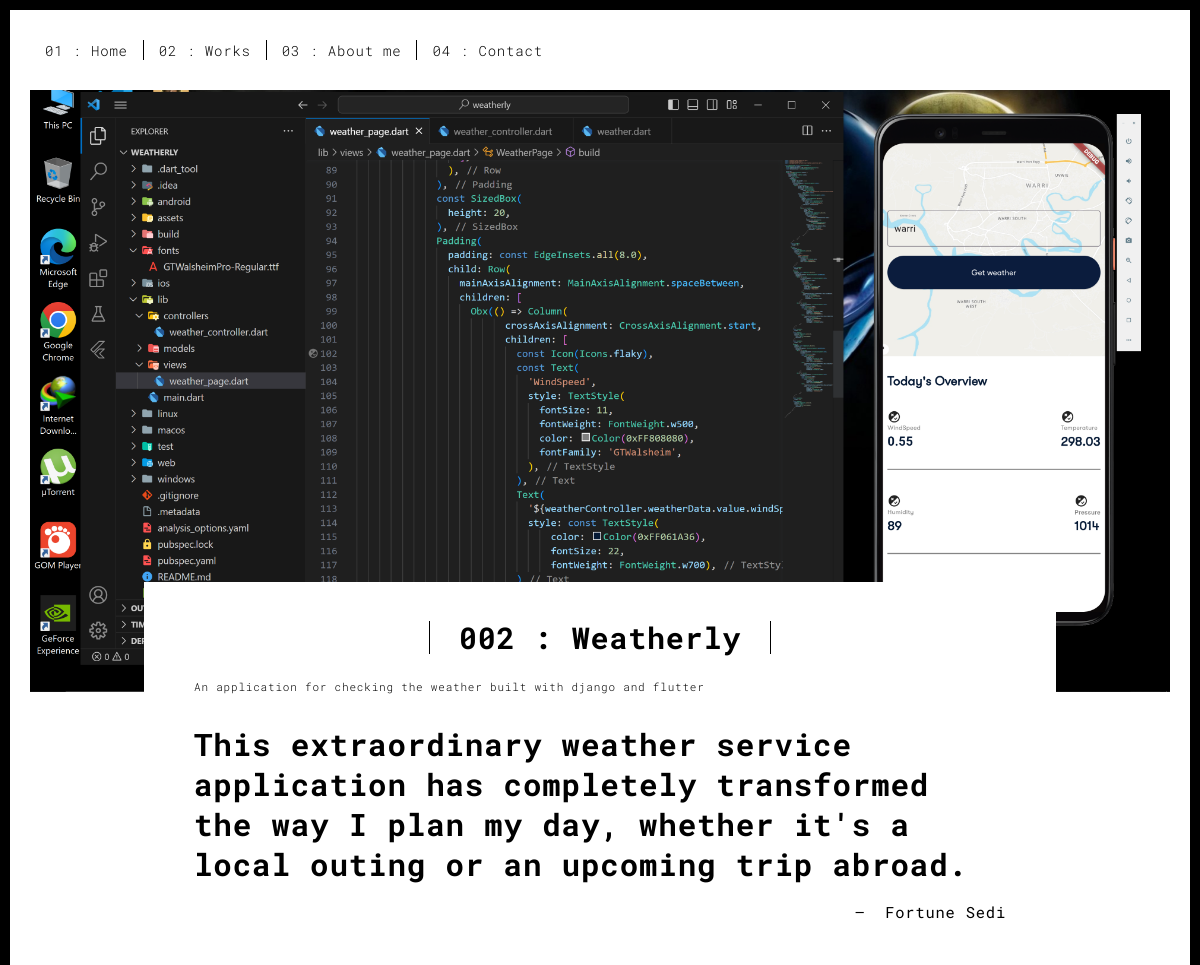
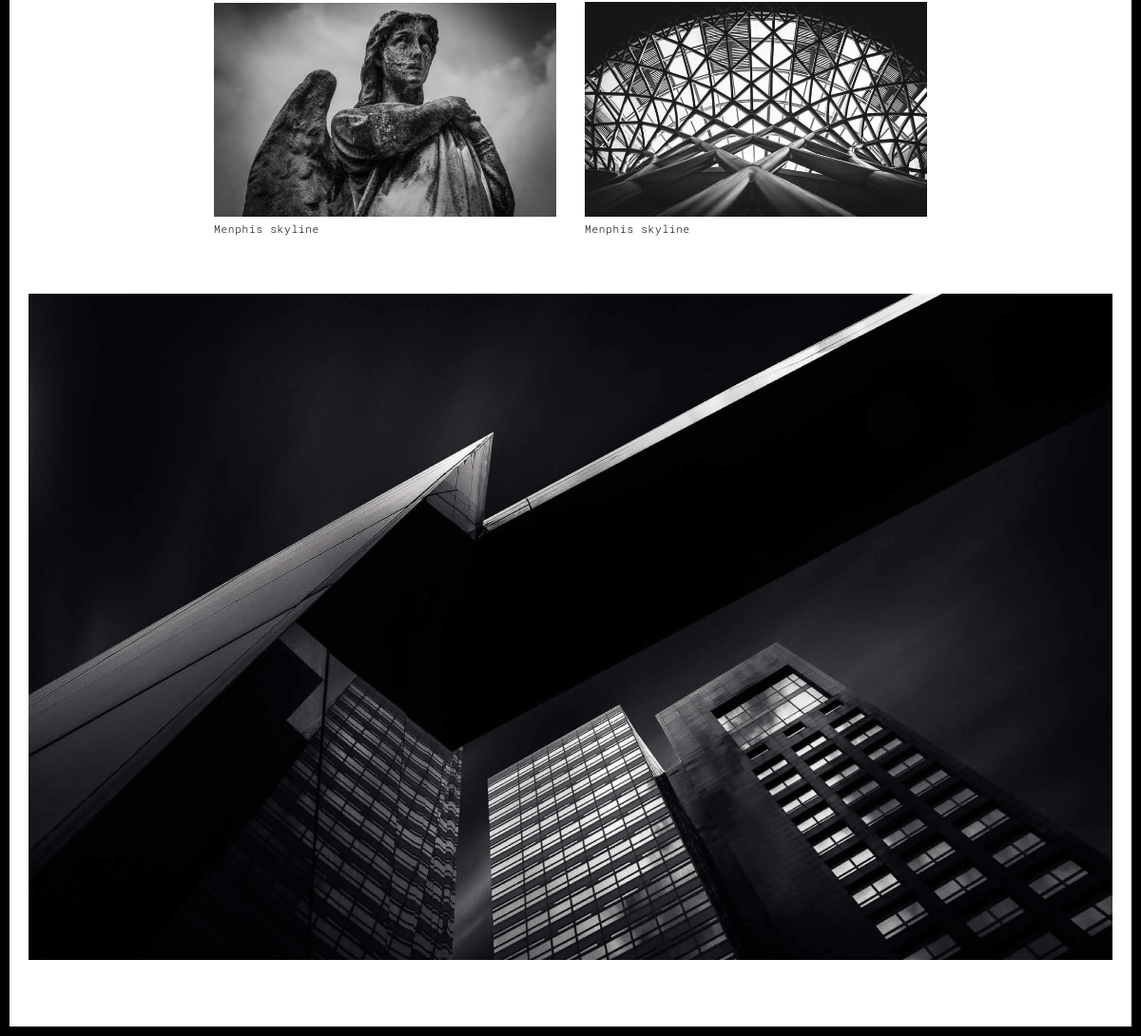
The page /work/2/ on the database its author committed (2 pictures, top to bottom).
### main/models.py (models this page shows, shortened)
class Work(models.Model):
    name = models.CharField(max_length=200, null=True, blank=True)
    description = models.CharField(max_length=200, null=True, blank=True)
    work_image = models.ImageField(upload_to='uploads/')
    work_number = models.IntegerField()

class Review(models.Model):
    review = models.TextField(blank=True, null=True)
    author = models.CharField(max_length=200, blank=True, null=True)
    work = models.ForeignKey(Work, on_delete=models.CASCADE)

### main/views.py (the view)
# urls.py: path('work/<str:pk>/', views.work, name='work')
def work(request, pk):
    title = "Work"
    work = Work.objects.get(id=pk)
    review = Review.objects.get(work=work)
    context = {"title":title, "work":work, "review":review}
    return render(request, 'work.html', context)

### main/templates/work.html (shortened to what this page needs)
{% extends "dashbase.html" %}
{% load static %}
{% block content %}
<div class="section-container">
    <div class="container">
      <div class="row">
        <div class="col-xs-12">
          <img src="{{work.work_image.url}}" class="img-responsive" alt="">
          <div class="card-container">
            <div class="text-center">
              <h1 class="h2">00{{work.work_number}} : {{work.name}}</h1>
            </div>
            <p>{{work.description}}</p>
            <blockquote>
              <p>{{review.review}}</p>
              <small class="pull-right">{{review.author}}</small>
            </blockquote>
          </div>
        </div>
        <div class="col-md-8 col-md-offset-2 section-container-spacer">
          <div class="row">
            <div class="col-xs-12 col-md-6">
              <img src="{% static "images/work001-02.jpg" %}" class="img-responsive" alt="">
              <p>Menphis skyline</p>
            </div>
            <div class="col-xs-12 col-md-6">
              <img src="{% static "images/work001-03.jpg" %}" class="img-responsive" alt="">
              <p>Menphis skyline</p>
            </div>
          </div>
        </div>
        <div class="col-xs-12">
          <img src="{% static "images/work001-04.jpg" %}" class="img-responsive" alt="">
        </div>
      </div>
    </div>
</div>
{% endblock content %}

### rows shown on the page
Work: work_image (picture), work_number "2", name "Weatherly", description "An application for checking the weather built with django and flutter"
Review: review "This extraordinary weather service application has completely transformed the way I plan my day, whether it's a local outing or an upcoming trip abroad.", author "Fortune Sedi"
